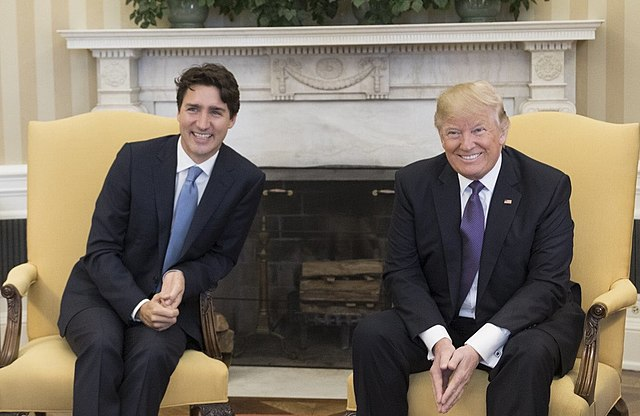
#> input picture trump.jpg, 640 x 416 px
$ jupyter execute Face_Detection.ipynb
#> lines starting #> are read from the running program, lines starting #| are printed output that depends on the picture; after the words box and inside, x2 and y2 are one past the last pixel; in counts of white or black regions, pixels touching at a corner belong together
<a href="https://colab.research.google.com/github/ktjayamanna/Face-Detection-Using-Open-CV-Haar-Cascade/blob/master/Face_Detection.ipynb" target="_parent"></a>

[cell 1]
import pandas as pd
import numpy as np
import seaborn as sns
import matplotlib.pyplot as plt
import cv2
import scipy as sp
import urllib.request
import imutils
from PIL import Image

[cell 2]
#Get the URL for the Haar Cascade
HaarCascadeURL = 'https://github.com/opencv/opencv/tree/master/data/haarcascades'

#Get the Name of the Haar Cascade Version
HaarName = 'haarcascade_frontalface_default.xml'

urllib.request.urlretrieve(HaarCascadeURL,HaarName)
#> (this line was passed over: the network is not available in this run)

#Read the Subject Image
TrumpImage = cv2.imread('trump.jpg')
#> TrumpImage is the input picture: shape (416, 640, 3); mean B, G, R 98.5, 111.5, 120.7

[cell 3]
# Initialize the Classifier
detector = cv2.CascadeClassifier(cv2.data.haarcascades +'haarcascade_frontalface_default.xml')
#Make List of Faces in the Image
FaceList = detector.detectMultiScale(TrumpImage)
#> FaceList = [[173, 87, 61, 61], [434, 108, 61, 61]]

[cell 4]
for face in FaceList:
    (x,y,w,h) = face
    cv2.rectangle(TrumpImage,(x,y),(x+w,y+h),(0,255,0),3)
#> this loop made 2 passes
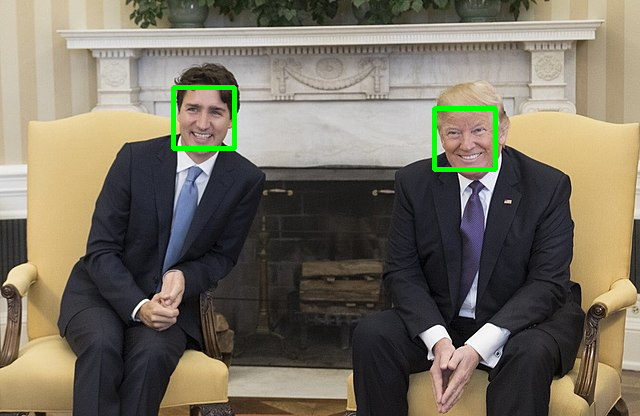
#> TrumpImage: shape (416, 640, 3); 0.91% of pixels changed, all inside (x1, y1, x2, y2) = (171, 85, 498, 172)
plt.imshow(TrumpImage)

[cell 5]
#Cropping the Faces
for face in FaceList:
    (x,y,w,h) = face
    temp = TrumpImage[y:y+h,x:x+w]
    # Resize to 100 x 100 pixels
    FaceResized = cv2.resize(temp,(100,100))
    plt.figure();
    plt.imshow(FaceResized)
#> this loop made 2 passes
#> pass 1, `temp = TrumpImage[y:y+h,x:x+w]`:
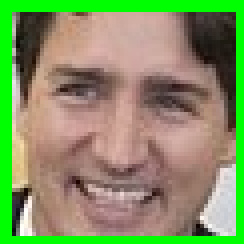
#> temp: shape (61, 61, 3) (shown 4 times larger); mean B, G, R 98.8, 147.6, 132.7
#> pass 1, `FaceResized = cv2.resize(temp,(100,100))`:
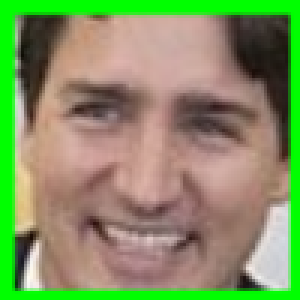
#> FaceResized: shape (100, 100, 3) (shown 3 times larger); mean B, G, R 98.6, 147.6, 132.5
#> pass 2, `temp = TrumpImage[y:y+h,x:x+w]`:
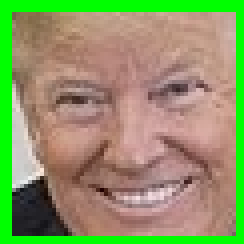
#> temp: shape (61, 61, 3) (shown 4 times larger); mean B, G, R 101.9, 151.8, 142.3
#> pass 2, `FaceResized = cv2.resize(temp,(100,100))`:
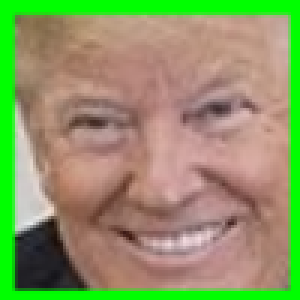
#> FaceResized: shape (100, 100, 3) (shown 3 times larger); mean B, G, R 101.7, 151.8, 142.1

$ run again, with me.jpg copied over trump.jpg
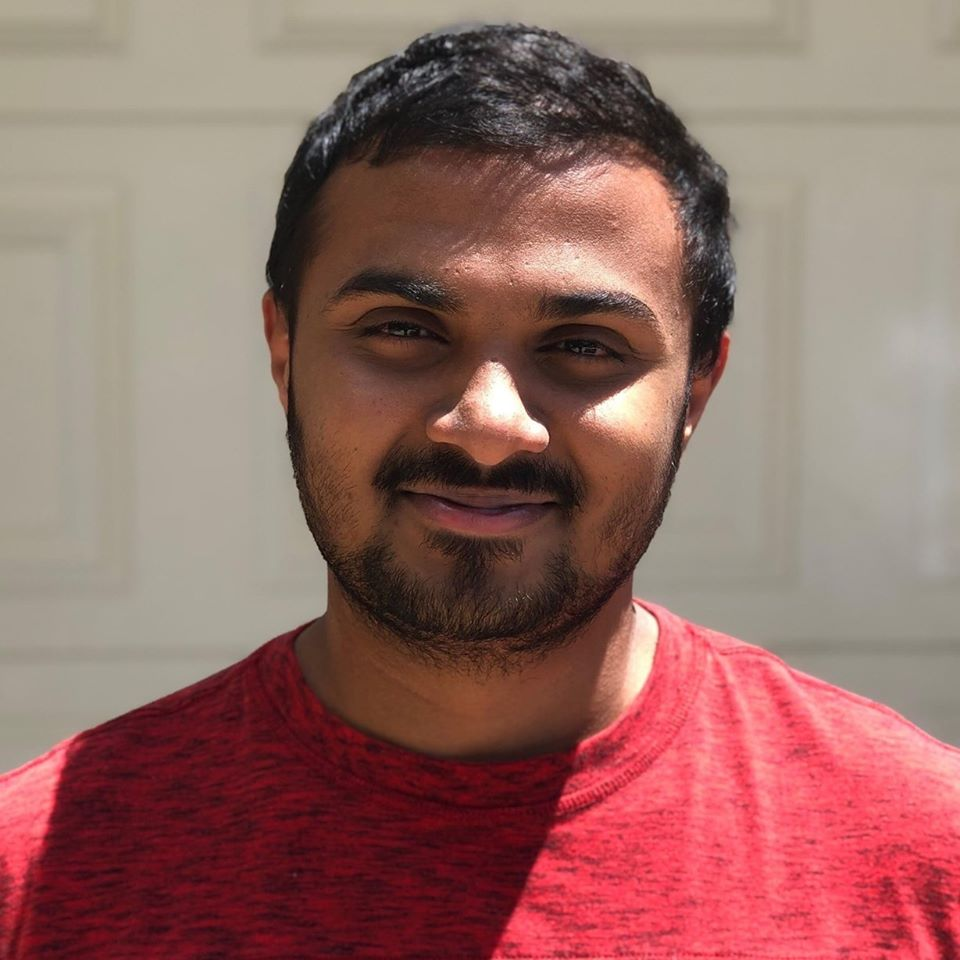
#> input picture me.jpg, 960 x 960 px
#> TrumpImage is the input picture: shape (960, 960, 3); mean B, G, R 100, 106, 147.8
#> FaceList = [[233, 148, 514, 514]]
#> the loop `for face in FaceList:` made 1 pass
#> after the loop `for face in FaceList:`:
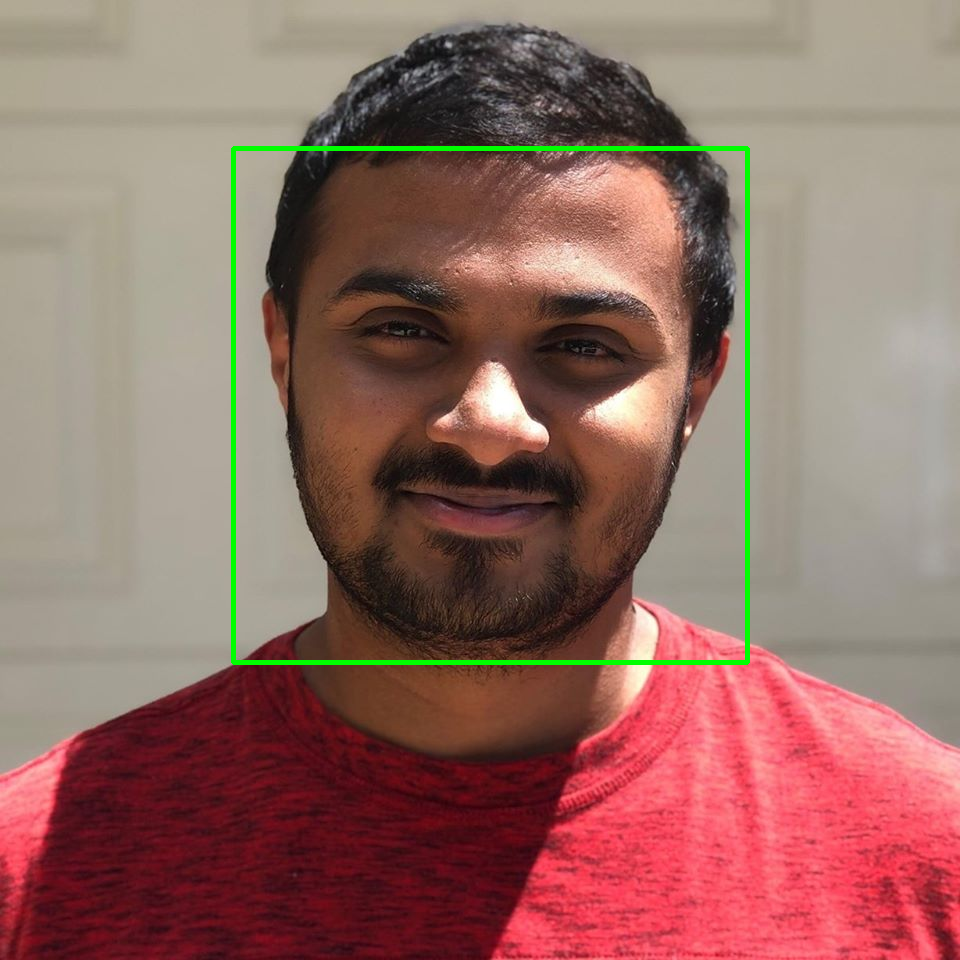
#> TrumpImage: shape (960, 960, 3); 1.11% of pixels changed, all inside (x1, y1, x2, y2) = (231, 146, 750, 665)
#> the loop `for face in FaceList:` made 1 pass
#> pass 1, `FaceResized = cv2.resize(temp,(100,100))`:
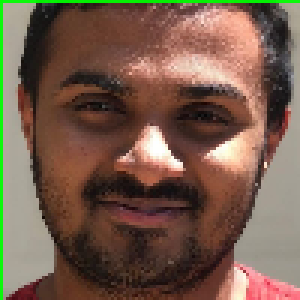
#> FaceResized: shape (100, 100, 3) (shown 3 times larger); mean B, G, R 76, 92.2, 118
